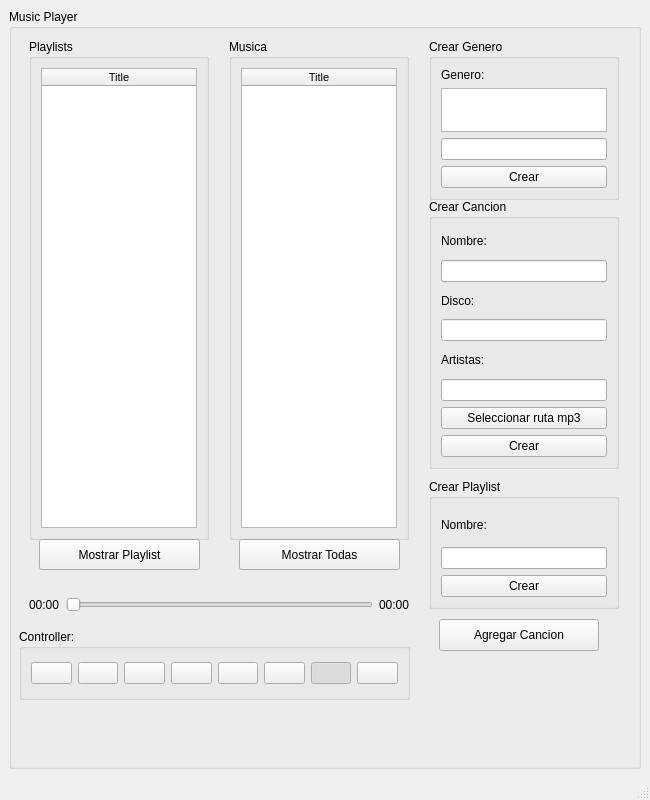
<?xml version="1.0" encoding="UTF-8"?>
<ui version="4.0">
 <class>UIExample</class>
 <widget class="QMainWindow" name="UIExample">
  <property name="geometry">
   <rect>
    <x>0</x>
    <y>0</y>
    <width>650</width>
    <height>800</height>
   </rect>
  </property>
  <property name="sizePolicy">
   <sizepolicy hsizetype="Expanding" vsizetype="Expanding">
    <horstretch>0</horstretch>
    <verstretch>0</verstretch>
   </sizepolicy>
  </property>
  <property name="minimumSize">
   <size>
    <width>650</width>
    <height>800</height>
   </size>
  </property>
  <property name="maximumSize">
   <size>
    <width>650</width>
    <height>800</height>
   </size>
  </property>
  <property name="windowTitle">
   <string>MainWindow</string>
  </property>
  <widget class="QWidget" name="centralwidget">
   <layout class="QHBoxLayout" name="horizontalLayout">
    <item>
     <widget class="QGroupBox" name="groupBox">
      <property name="title">
       <string>Music Player</string>
      </property>
      <widget class="QGroupBox" name="groupBox_4">
       <property name="geometry">
        <rect>
         <x>10</x>
         <y>620</y>
         <width>391</width>
         <height>71</height>
        </rect>
       </property>
       <property name="title">
        <string>Controller:</string>
       </property>
       <layout class="QHBoxLayout" name="horizontalLayout_2">
        <item>
         <widget class="QPushButton" name="btnShuffel">
          <property name="text">
           <string/>
          </property>
          <property name="icon">
           <iconset resource="resources.qrc">
            <normaloff>:/Icons/icons/Shuffle-32.png</normaloff>:/Icons/icons/Shuffle-32.png</iconset>
          </property>
          <property name="iconSize">
           <size>
            <width>18</width>
            <height>18</height>
           </size>
          </property>
          <property name="checkable">
           <bool>true</bool>
          </property>
         </widget>
        </item>
        <item>
         <widget class="QPushButton" name="btnPrev">
          <property name="text">
           <string/>
          </property>
          <property name="icon">
           <iconset resource="resources.qrc">
            <normaloff>:/Icons/icons/Fast Backward-32.png</normaloff>:/Icons/icons/Fast Backward-32.png</iconset>
          </property>
          <property name="iconSize">
           <size>
            <width>18</width>
            <height>18</height>
           </size>
          </property>
         </widget>
        </item>
        <item>
         <widget class="QPushButton" name="btnPlay">
          <property name="text">
           <string/>
          </property>
          <property name="icon">
           <iconset resource="resources.qrc">
            <normaloff>:/Icons/icons/Play-32.png</normaloff>:/Icons/icons/Play-32.png</iconset>
          </property>
          <property name="iconSize">
           <size>
            <width>18</width>
            <height>18</height>
           </size>
          </property>
         </widget>
        </item>
        <item>
         <widget class="QPushButton" name="btnStop">
          <property name="text">
           <string/>
          </property>
          <property name="icon">
           <iconset resource="resources.qrc">
            <normaloff>:/Icons/icons/Stop-24.png</normaloff>:/Icons/icons/Stop-24.png</iconset>
          </property>
          <property name="iconSize">
           <size>
            <width>18</width>
            <height>18</height>
           </size>
          </property>
         </widget>
        </item>
        <item>
         <widget class="QPushButton" name="btnPause">
          <property name="text">
           <string/>
          </property>
          <property name="icon">
           <iconset resource="resources.qrc">
            <normaloff>:/Icons/icons/Pause-32.png</normaloff>:/Icons/icons/Pause-32.png</iconset>
          </property>
          <property name="iconSize">
           <size>
            <width>18</width>
            <height>18</height>
           </size>
          </property>
          <property name="checkable">
           <bool>true</bool>
          </property>
         </widget>
        </item>
        <item>
         <widget class="QPushButton" name="btnNext">
          <property name="text">
           <string/>
          </property>
          <property name="icon">
           <iconset resource="resources.qrc">
            <normaloff>:/Icons/icons/Fast Forward-32.png</normaloff>:/Icons/icons/Fast Forward-32.png</iconset>
          </property>
          <property name="iconSize">
           <size>
            <width>18</width>
            <height>18</height>
           </size>
          </property>
         </widget>
        </item>
        <item>
         <widget class="QPushButton" name="btnRepeat">
          <property name="text">
           <string/>
          </property>
          <property name="icon">
           <iconset resource="resources.qrc">
            <normaloff>:/Icons/icons/Repeat-32.png</normaloff>:/Icons/icons/Repeat-32.png</iconset>
          </property>
          <property name="iconSize">
           <size>
            <width>18</width>
            <height>18</height>
           </size>
          </property>
          <property name="checkable">
           <bool>true</bool>
          </property>
          <property name="checked">
           <bool>true</bool>
          </property>
         </widget>
        </item>
        <item>
         <widget class="QPushButton" name="btnMute">
          <property name="text">
           <string/>
          </property>
          <property name="icon">
           <iconset resource="resources.qrc">
            <normaloff>:/Icons/icons/Mute-32.png</normaloff>:/Icons/icons/Mute-32.png</iconset>
          </property>
          <property name="iconSize">
           <size>
            <width>16</width>
            <height>16</height>
           </size>
          </property>
          <property name="checkable">
           <bool>true</bool>
          </property>
          <property name="autoRepeat">
           <bool>false</bool>
          </property>
          <property name="flat">
           <bool>false</bool>
          </property>
         </widget>
        </item>
       </layout>
      </widget>
      <widget class="QGroupBox" name="groupBox_5">
       <property name="geometry">
        <rect>
         <x>420</x>
         <y>30</y>
         <width>190</width>
         <height>161</height>
        </rect>
       </property>
       <property name="sizePolicy">
        <sizepolicy hsizetype="Expanding" vsizetype="Expanding">
         <horstretch>0</horstretch>
         <verstretch>0</verstretch>
        </sizepolicy>
       </property>
       <property name="minimumSize">
        <size>
         <width>190</width>
         <height>90</height>
        </size>
       </property>
       <property name="title">
        <string>Crear Genero</string>
       </property>
       <layout class="QVBoxLayout" name="verticalLayout">
        <item>
         <widget class="QLabel" name="label_3">
          <property name="text">
           <string>Genero:</string>
          </property>
         </widget>
        </item>
        <item>
         <widget class="QListView" name="listGenero"/>
        </item>
        <item>
         <widget class="QLineEdit" name="lineGenero"/>
        </item>
        <item>
         <widget class="QPushButton" name="btnCrearGenero">
          <property name="text">
           <string>Crear</string>
          </property>
         </widget>
        </item>
       </layout>
      </widget>
      <widget class="QGroupBox" name="groupBox_6">
       <property name="geometry">
        <rect>
         <x>420</x>
         <y>190</y>
         <width>190</width>
         <height>270</height>
        </rect>
       </property>
       <property name="sizePolicy">
        <sizepolicy hsizetype="Expanding" vsizetype="Expanding">
         <horstretch>0</horstretch>
         <verstretch>0</verstretch>
        </sizepolicy>
       </property>
       <property name="minimumSize">
        <size>
         <width>190</width>
         <height>270</height>
        </size>
       </property>
       <property name="title">
        <string>Crear Cancion</string>
       </property>
       <layout class="QVBoxLayout" name="verticalLayout_2">
        <item>
         <widget class="QLabel" name="label_4">
          <property name="text">
           <string>Nombre:</string>
          </property>
         </widget>
        </item>
        <item>
         <widget class="QLineEdit" name="lineNombreCancion"/>
        </item>
        <item>
         <widget class="QLabel" name="label_5">
          <property name="text">
           <string>Disco:</string>
          </property>
         </widget>
        </item>
        <item>
         <widget class="QLineEdit" name="lineDisco"/>
        </item>
        <item>
         <widget class="QLabel" name="label_6">
          <property name="text">
           <string>Artistas:</string>
          </property>
         </widget>
        </item>
        <item>
         <widget class="QLineEdit" name="lineArtistas"/>
        </item>
        <item>
         <widget class="QPushButton" name="btnSeleccionarRuta">
          <property name="text">
           <string>Seleccionar ruta mp3</string>
          </property>
         </widget>
        </item>
        <item>
         <widget class="QPushButton" name="btnCrearCancion">
          <property name="text">
           <string>Crear</string>
          </property>
         </widget>
        </item>
       </layout>
      </widget>
      <widget class="QGroupBox" name="groupBox_7">
       <property name="geometry">
        <rect>
         <x>420</x>
         <y>470</y>
         <width>190</width>
         <height>130</height>
        </rect>
       </property>
       <property name="sizePolicy">
        <sizepolicy hsizetype="Expanding" vsizetype="Preferred">
         <horstretch>0</horstretch>
         <verstretch>0</verstretch>
        </sizepolicy>
       </property>
       <property name="minimumSize">
        <size>
         <width>190</width>
         <height>130</height>
        </size>
       </property>
       <property name="title">
        <string>Crear Playlist</string>
       </property>
       <layout class="QVBoxLayout" name="verticalLayout_3">
        <item>
         <widget class="QLabel" name="label_7">
          <property name="text">
           <string>Nombre:</string>
          </property>
         </widget>
        </item>
        <item>
         <widget class="QLineEdit" name="lineNombrePlaylist"/>
        </item>
        <item>
         <widget class="QPushButton" name="btnCrearPlaylist">
          <property name="text">
           <string>Crear</string>
          </property>
         </widget>
        </item>
       </layout>
      </widget>
      <widget class="QWidget" name="horizontalLayoutWidget">
       <property name="geometry">
        <rect>
         <x>20</x>
         <y>580</y>
         <width>381</width>
         <height>31</height>
        </rect>
       </property>
       <layout class="QHBoxLayout" name="horizontalLayout_5">
        <item>
         <widget class="QLabel" name="lblTimeElsp">
          <property name="layoutDirection">
           <enum>Qt::LeftToRight</enum>
          </property>
          <property name="text">
           <string>00:00</string>
          </property>
         </widget>
        </item>
        <item>
         <widget class="QSlider" name="SeekSlider">
          <property name="orientation">
           <enum>Qt::Horizontal</enum>
          </property>
         </widget>
        </item>
        <item>
         <widget class="QLabel" name="lblTimeRemaining">
          <property name="layoutDirection">
           <enum>Qt::LeftToRight</enum>
          </property>
          <property name="text">
           <string>00:00</string>
          </property>
         </widget>
        </item>
       </layout>
      </widget>
      <widget class="QGroupBox" name="groupBox_2">
       <property name="geometry">
        <rect>
         <x>220</x>
         <y>30</y>
         <width>180</width>
         <height>501</height>
        </rect>
       </property>
       <property name="sizePolicy">
        <sizepolicy hsizetype="Expanding" vsizetype="Expanding">
         <horstretch>0</horstretch>
         <verstretch>0</verstretch>
        </sizepolicy>
       </property>
       <property name="minimumSize">
        <size>
         <width>180</width>
         <height>320</height>
        </size>
       </property>
       <property name="title">
        <string>Musica</string>
       </property>
       <layout class="QHBoxLayout" name="horizontalLayout_3">
        <item>
         <widget class="QTableWidget" name="tablaCanciones">
          <property name="font">
           <font>
            <pointsize>8</pointsize>
           </font>
          </property>
          <property name="contextMenuPolicy">
           <enum>Qt::ActionsContextMenu</enum>
          </property>
          <property name="sizeAdjustPolicy">
           <enum>QAbstractScrollArea::AdjustToContents</enum>
          </property>
          <property name="dragDropMode">
           <enum>QAbstractItemView::DragDrop</enum>
          </property>
          <property name="alternatingRowColors">
           <bool>true</bool>
          </property>
          <property name="selectionMode">
           <enum>QAbstractItemView::SingleSelection</enum>
          </property>
          <property name="selectionBehavior">
           <enum>QAbstractItemView::SelectRows</enum>
          </property>
          <property name="gridStyle">
           <enum>Qt::SolidLine</enum>
          </property>
          <property name="sortingEnabled">
           <bool>true</bool>
          </property>
          <property name="wordWrap">
           <bool>true</bool>
          </property>
          <property name="cornerButtonEnabled">
           <bool>false</bool>
          </property>
          <property name="rowCount">
           <number>0</number>
          </property>
          <property name="columnCount">
           <number>1</number>
          </property>
          <attribute name="horizontalHeaderStretchLastSection">
           <bool>true</bool>
          </attribute>
          <column>
           <property name="text">
            <string>Title</string>
           </property>
          </column>
         </widget>
        </item>
       </layout>
      </widget>
      <widget class="QGroupBox" name="groupBox_3">
       <property name="geometry">
        <rect>
         <x>20</x>
         <y>30</y>
         <width>180</width>
         <height>501</height>
        </rect>
       </property>
       <property name="sizePolicy">
        <sizepolicy hsizetype="Expanding" vsizetype="Expanding">
         <horstretch>0</horstretch>
         <verstretch>0</verstretch>
        </sizepolicy>
       </property>
       <property name="minimumSize">
        <size>
         <width>180</width>
         <height>320</height>
        </size>
       </property>
       <property name="title">
        <string>Playlists</string>
       </property>
       <layout class="QHBoxLayout" name="horizontalLayout_4">
        <item>
         <widget class="QTableWidget" name="tablaPlaylist">
          <property name="font">
           <font>
            <pointsize>8</pointsize>
           </font>
          </property>
          <property name="contextMenuPolicy">
           <enum>Qt::ActionsContextMenu</enum>
          </property>
          <property name="sizeAdjustPolicy">
           <enum>QAbstractScrollArea::AdjustToContents</enum>
          </property>
          <property name="dragDropMode">
           <enum>QAbstractItemView::DragDrop</enum>
          </property>
          <property name="alternatingRowColors">
           <bool>true</bool>
          </property>
          <property name="selectionMode">
           <enum>QAbstractItemView::SingleSelection</enum>
          </property>
          <property name="selectionBehavior">
           <enum>QAbstractItemView::SelectRows</enum>
          </property>
          <property name="gridStyle">
           <enum>Qt::SolidLine</enum>
          </property>
          <property name="sortingEnabled">
           <bool>true</bool>
          </property>
          <property name="wordWrap">
           <bool>true</bool>
          </property>
          <property name="cornerButtonEnabled">
           <bool>false</bool>
          </property>
          <property name="rowCount">
           <number>0</number>
          </property>
          <property name="columnCount">
           <number>1</number>
          </property>
          <attribute name="horizontalHeaderStretchLastSection">
           <bool>true</bool>
          </attribute>
          <column>
           <property name="text">
            <string>Title</string>
           </property>
          </column>
         </widget>
        </item>
       </layout>
      </widget>
      <widget class="QPushButton" name="btnAgregarCancio">
       <property name="geometry">
        <rect>
         <x>430</x>
         <y>610</y>
         <width>160</width>
         <height>32</height>
        </rect>
       </property>
       <property name="text">
        <string>Agregar Cancion</string>
       </property>
      </widget>
      <widget class="QPushButton" name="bttnShowPlay">
       <property name="geometry">
        <rect>
         <x>30</x>
         <y>530</y>
         <width>161</width>
         <height>31</height>
        </rect>
       </property>
       <property name="text">
        <string>Mostrar Playlist</string>
       </property>
      </widget>
      <widget class="QPushButton" name="bttnShowSongs">
       <property name="geometry">
        <rect>
         <x>230</x>
         <y>530</y>
         <width>161</width>
         <height>31</height>
        </rect>
       </property>
       <property name="text">
        <string>Mostrar Todas</string>
       </property>
      </widget>
     </widget>
    </item>
   </layout>
  </widget>
  <widget class="QMenuBar" name="menubar">
   <property name="geometry">
    <rect>
     <x>0</x>
     <y>0</y>
     <width>650</width>
     <height>32</height>
    </rect>
   </property>
  </widget>
  <widget class="QStatusBar" name="statusbar"/>
 </widget>
 <resources>
  <include location="resources.qrc"/>
 </resources>
 <connections/>
</ui>
